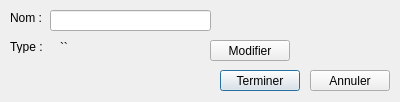
<?xml version="1.0" encoding="UTF-8"?>
<ui version="4.0">
 <class>NewParameter</class>
 <widget class="QDialog" name="NewParameter">
  <property name="geometry">
   <rect>
    <x>0</x>
    <y>0</y>
    <width>400</width>
    <height>102</height>
   </rect>
  </property>
  <property name="windowTitle">
   <string>Nouveau paramètre</string>
  </property>
  <property name="windowIcon">
   <iconset>
    <normaloff>pot.png</normaloff>pot.png</iconset>
  </property>
  <widget class="QLabel" name="label">
   <property name="geometry">
    <rect>
     <x>10</x>
     <y>10</y>
     <width>61</width>
     <height>16</height>
    </rect>
   </property>
   <property name="text">
    <string>Nom :</string>
   </property>
  </widget>
  <widget class="QLineEdit" name="parameterName">
   <property name="geometry">
    <rect>
     <x>50</x>
     <y>10</y>
     <width>161</width>
     <height>21</height>
    </rect>
   </property>
  </widget>
  <widget class="QLabel" name="label_2">
   <property name="geometry">
    <rect>
     <x>10</x>
     <y>40</y>
     <width>47</width>
     <height>13</height>
    </rect>
   </property>
   <property name="text">
    <string>Type :</string>
   </property>
  </widget>
  <widget class="QLabel" name="parameterType">
   <property name="geometry">
    <rect>
     <x>60</x>
     <y>40</y>
     <width>141</width>
     <height>16</height>
    </rect>
   </property>
   <property name="text">
    <string>`&lt;typename&gt;`</string>
   </property>
   <property name="textFormat">
    <enum>Qt::MarkdownText</enum>
   </property>
  </widget>
  <widget class="QPushButton" name="editType">
   <property name="geometry">
    <rect>
     <x>210</x>
     <y>40</y>
     <width>80</width>
     <height>21</height>
    </rect>
   </property>
   <property name="text">
    <string>Modifier</string>
   </property>
   <property name="autoDefault">
    <bool>false</bool>
   </property>
  </widget>
  <widget class="QPushButton" name="cancel">
   <property name="geometry">
    <rect>
     <x>310</x>
     <y>70</y>
     <width>80</width>
     <height>21</height>
    </rect>
   </property>
   <property name="text">
    <string>Annuler</string>
   </property>
   <property name="autoDefault">
    <bool>false</bool>
   </property>
  </widget>
  <widget class="QPushButton" name="validate">
   <property name="geometry">
    <rect>
     <x>220</x>
     <y>70</y>
     <width>80</width>
     <height>21</height>
    </rect>
   </property>
   <property name="text">
    <string>Terminer</string>
   </property>
   <property name="default">
    <bool>true</bool>
   </property>
  </widget>
 </widget>
 <resources/>
 <connections/>
</ui>
